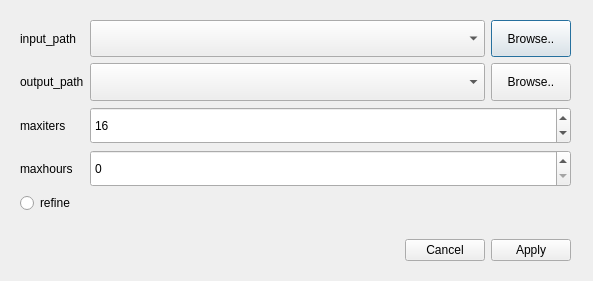
<?xml version="1.0" encoding="UTF-8"?>
<ui version="4.0">
 <class>MuscleDialog</class>
 <widget class="QDialog" name="MuscleDialog">
  <property name="geometry">
   <rect>
    <x>0</x>
    <y>0</y>
    <width>593</width>
    <height>281</height>
   </rect>
  </property>
  <property name="sizePolicy">
   <sizepolicy hsizetype="Fixed" vsizetype="Fixed">
    <horstretch>0</horstretch>
    <verstretch>0</verstretch>
   </sizepolicy>
  </property>
  <property name="minimumSize">
   <size>
    <width>593</width>
    <height>281</height>
   </size>
  </property>
  <property name="windowTitle">
   <string>Muscle Dialog</string>
  </property>
  <widget class="QWidget" name="musclewidget">
   <property name="geometry">
    <rect>
     <x>20</x>
     <y>20</y>
     <width>551</width>
     <height>241</height>
    </rect>
   </property>
   <layout class="QVBoxLayout" name="verticalLayout_4">
    <item>
     <layout class="QVBoxLayout" name="verticalLayout_3">
      <item>
       <layout class="QHBoxLayout" name="horizontalLayout_3">
        <item>
         <layout class="QVBoxLayout" name="verticalLayout">
          <item>
           <widget class="QLabel" name="FileDir_label">
            <property name="text">
             <string>input_path</string>
            </property>
           </widget>
          </item>
          <item>
           <widget class="QLabel" name="ResultDir_label">
            <property name="text">
             <string>output_path</string>
            </property>
           </widget>
          </item>
          <item>
           <widget class="QLabel" name="maxiters_label">
            <property name="toolTip">
             <string>Maximum number of iterations (integer, default 16)</string>
            </property>
            <property name="text">
             <string>maxiters</string>
            </property>
           </widget>
          </item>
          <item>
           <widget class="QLabel" name="maxhours_label">
            <property name="toolTip">
             <string>Maximum time to iterate in hours (default no limit)</string>
            </property>
            <property name="text">
             <string>maxhours</string>
            </property>
           </widget>
          </item>
         </layout>
        </item>
        <item>
         <layout class="QVBoxLayout" name="verticalLayout_2">
          <property name="sizeConstraint">
           <enum>QLayout::SetNoConstraint</enum>
          </property>
          <item>
           <layout class="QHBoxLayout" name="horizontalLayout">
            <property name="sizeConstraint">
             <enum>QLayout::SetNoConstraint</enum>
            </property>
            <item>
             <widget class="QComboBox" name="FileDirCombox">
              <property name="sizePolicy">
               <sizepolicy hsizetype="Expanding" vsizetype="Expanding">
                <horstretch>0</horstretch>
                <verstretch>0</verstretch>
               </sizepolicy>
              </property>
             </widget>
            </item>
            <item>
             <widget class="QPushButton" name="FileDirBtn">
              <property name="sizePolicy">
               <sizepolicy hsizetype="Minimum" vsizetype="Preferred">
                <horstretch>0</horstretch>
                <verstretch>0</verstretch>
               </sizepolicy>
              </property>
              <property name="text">
               <string>Browse..</string>
              </property>
             </widget>
            </item>
           </layout>
          </item>
          <item>
           <layout class="QHBoxLayout" name="horizontalLayout_2">
            <property name="sizeConstraint">
             <enum>QLayout::SetNoConstraint</enum>
            </property>
            <item>
             <widget class="QComboBox" name="ResultDirCombox">
              <property name="sizePolicy">
               <sizepolicy hsizetype="Expanding" vsizetype="Expanding">
                <horstretch>0</horstretch>
                <verstretch>0</verstretch>
               </sizepolicy>
              </property>
             </widget>
            </item>
            <item>
             <widget class="QPushButton" name="ResultDirBtn">
              <property name="sizePolicy">
               <sizepolicy hsizetype="Minimum" vsizetype="Preferred">
                <horstretch>0</horstretch>
                <verstretch>0</verstretch>
               </sizepolicy>
              </property>
              <property name="text">
               <string>Browse..</string>
              </property>
             </widget>
            </item>
           </layout>
          </item>
          <item>
           <widget class="QSpinBox" name="MaxitersSpinBox">
            <property name="sizePolicy">
             <sizepolicy hsizetype="Expanding" vsizetype="Expanding">
              <horstretch>0</horstretch>
              <verstretch>0</verstretch>
             </sizepolicy>
            </property>
            <property name="toolTip">
             <string>Maximum number of iterations (integer, default 16)</string>
            </property>
            <property name="minimum">
             <number>1</number>
            </property>
            <property name="value">
             <number>16</number>
            </property>
           </widget>
          </item>
          <item>
           <widget class="QSpinBox" name="MaxhoursSpinBox">
            <property name="sizePolicy">
             <sizepolicy hsizetype="Expanding" vsizetype="Expanding">
              <horstretch>0</horstretch>
              <verstretch>0</verstretch>
             </sizepolicy>
            </property>
            <property name="value">
             <number>0</number>
            </property>
           </widget>
          </item>
         </layout>
        </item>
       </layout>
      </item>
      <item>
       <widget class="QRadioButton" name="RefineRadioBtn">
        <property name="sizePolicy">
         <sizepolicy hsizetype="Minimum" vsizetype="Preferred">
          <horstretch>0</horstretch>
          <verstretch>0</verstretch>
         </sizepolicy>
        </property>
        <property name="toolTip">
         <string>Choose this if the result sequence has been processed</string>
        </property>
        <property name="text">
         <string>refine</string>
        </property>
       </widget>
      </item>
     </layout>
    </item>
    <item>
     <spacer name="verticalSpacer">
      <property name="orientation">
       <enum>Qt::Vertical</enum>
      </property>
      <property name="sizeType">
       <enum>QSizePolicy::Fixed</enum>
      </property>
      <property name="sizeHint" stdset="0">
       <size>
        <width>20</width>
        <height>20</height>
       </size>
      </property>
     </spacer>
    </item>
    <item>
     <layout class="QHBoxLayout" name="horizontalLayout_5">
      <item>
       <spacer name="horizontalSpacer">
        <property name="orientation">
         <enum>Qt::Horizontal</enum>
        </property>
        <property name="sizeHint" stdset="0">
         <size>
          <width>40</width>
          <height>20</height>
         </size>
        </property>
       </spacer>
      </item>
      <item>
       <layout class="QHBoxLayout" name="horizontalLayout_4">
        <item>
         <widget class="QPushButton" name="Cansle_pushButton">
          <property name="sizePolicy">
           <sizepolicy hsizetype="Minimum" vsizetype="Preferred">
            <horstretch>0</horstretch>
            <verstretch>0</verstretch>
           </sizepolicy>
          </property>
          <property name="text">
           <string>Cancel</string>
          </property>
         </widget>
        </item>
        <item>
         <widget class="QPushButton" name="Muscle_pushButton">
          <property name="sizePolicy">
           <sizepolicy hsizetype="Minimum" vsizetype="Preferred">
            <horstretch>0</horstretch>
            <verstretch>0</verstretch>
           </sizepolicy>
          </property>
          <property name="text">
           <string>Apply</string>
          </property>
         </widget>
        </item>
       </layout>
      </item>
     </layout>
    </item>
   </layout>
  </widget>
 </widget>
 <resources/>
 <connections/>
</ui>
